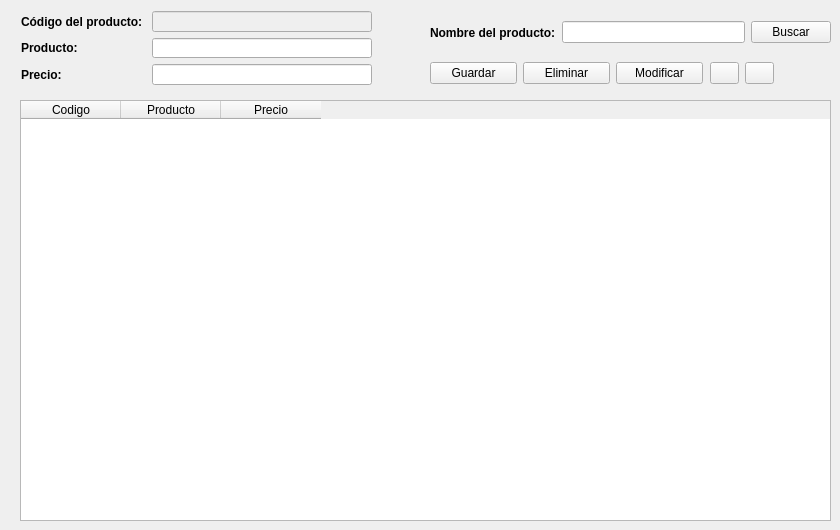
    <widget class="QWidget" name="tab_3">
     <attribute name="title">
      <string>Artículos</string>
     </attribute>
     <widget class="QTableWidget" name="tabProd">
      <property name="geometry">
       <rect>
        <x>20</x>
        <y>100</y>
        <width>811</width>
        <height>421</height>
       </rect>
      </property>
      <column>
       <property name="text">
        <string>Codigo</string>
       </property>
      </column>
      <column>
       <property name="text">
        <string>Producto</string>
       </property>
      </column>
      <column>
       <property name="text">
        <string>Precio</string>
       </property>
      </column>
     </widget>
     <widget class="QWidget" name="layoutWidget">
      <property name="geometry">
       <rect>
        <x>21</x>
        <y>11</y>
        <width>351</width>
        <height>74</height>
       </rect>
      </property>
      <layout class="QFormLayout" name="formLayout">
       <item row="1" column="0">
        <widget class="QLabel" name="lblProd">
         <property name="font">
          <font>
           <weight>75</weight>
           <bold>true</bold>
          </font>
         </property>
         <property name="text">
          <string>Producto:</string>
         </property>
        </widget>
       </item>
       <item row="1" column="1">
        <widget class="QLineEdit" name="txtProd"/>
       </item>
       <item row="2" column="0">
        <widget class="QLabel" name="lblPrecio">
         <property name="font">
          <font>
           <weight>75</weight>
           <bold>true</bold>
          </font>
         </property>
         <property name="text">
          <string>Precio:</string>
         </property>
        </widget>
       </item>
       <item row="2" column="1">
        <widget class="QLineEdit" name="txtPrecio"/>
       </item>
       <item row="0" column="0">
        <widget class="QLabel" name="lblCod">
         <property name="font">
          <font>
           <weight>75</weight>
           <bold>true</bold>
          </font>
         </property>
         <property name="text">
          <string>Código del producto: </string>
         </property>
        </widget>
       </item>
       <item row="0" column="1">
        <widget class="QLineEdit" name="txtCod">
         <property name="enabled">
          <bool>false</bool>
         </property>
        </widget>
       </item>
      </layout>
     </widget>
     <widget class="QWidget" name="layoutWidget">
      <property name="geometry">
       <rect>
        <x>430</x>
        <y>60</y>
        <width>273</width>
        <height>26</height>
       </rect>
      </property>
      <layout class="QHBoxLayout" name="horizontalLayout_9">
       <item>
        <widget class="QPushButton" name="btnGrabaProd">
         <property name="text">
          <string>Guardar</string>
         </property>
        </widget>
       </item>
       <item>
        <widget class="QPushButton" name="btnBorraProd">
         <property name="text">
          <string>Eliminar</string>
         </property>
        </widget>
       </item>
       <item>
        <widget class="QPushButton" name="btnModProd">
         <property name="text">
          <string>Modificar</string>
         </property>
        </widget>
       </item>
      </layout>
     </widget>
     <widget class="QWidget" name="layoutWidget">
      <property name="geometry">
       <rect>
        <x>430</x>
        <y>20</y>
        <width>401</width>
        <height>25</height>
       </rect>
      </property>
      <layout class="QHBoxLayout" name="horizontalLayout_10">
       <item>
        <widget class="QLabel" name="label_3">
         <property name="font">
          <font>
           <weight>75</weight>
           <bold>true</bold>
          </font>
         </property>
         <property name="text">
          <string>Nombre del producto:</string>
         </property>
        </widget>
       </item>
       <item>
        <widget class="QLineEdit" name="txtBuscar"/>
       </item>
       <item>
        <widget class="QPushButton" name="btnBuscar">
         <property name="text">
          <string>Buscar</string>
         </property>
        </widget>
       </item>
      </layout>
     </widget>
     <widget class="QWidget" name="layoutWidget">
      <property name="geometry">
       <rect>
        <x>710</x>
        <y>60</y>
        <width>64</width>
        <height>26</height>
       </rect>
      </property>
      <layout class="QHBoxLayout" name="horizontalLayout_15">
       <item>
        <widget class="QPushButton" name="btnReportArticulos">
         <property name="toolTip">
          <string>PDF lista de artículos</string>
         </property>
         <property name="text">
          <string/>
         </property>
         <property name="icon">
          <iconset resource="img/ojo.qrc">
           <normaloff>:/newPrefix/ojo.png</normaloff>:/newPrefix/ojo.png</iconset>
         </property>
        </widget>
       </item>
       <item>
        <widget class="QPushButton" name="btnLimpiaFormProd">
         <property name="toolTip">
          <string>Limpiar campos</string>
         </property>
         <property name="text">
          <string/>
         </property>
         <property name="icon">
          <iconset resource="img/limpiar.qrc">
           <normaloff>:/newPrefix/reload.png</normaloff>:/newPrefix/reload.png</iconset>
         </property>
        </widget>
       </item>
      </layout>
     </widget>
    </widget>
